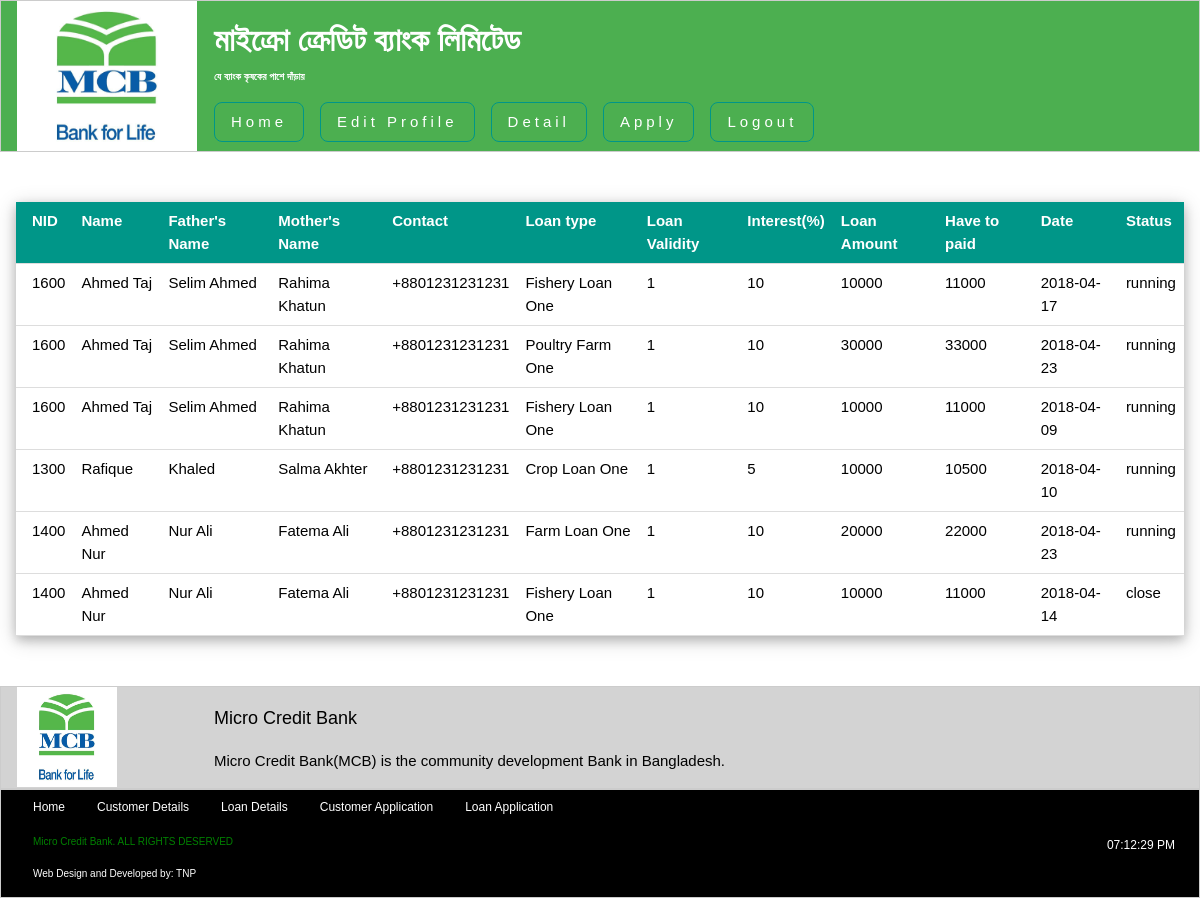
Screenshot of /customer_loan_detail.php with the database file from the repository.
### tables this page shows
CREATE TABLE IF NOT EXISTS `loan` (
  `loan_id` int(11) NOT NULL,
  `category_id` int(11) NOT NULL,
  `taken_date` varchar(255) NOT NULL,
  `status` enum('running','close') NOT NULL,
  `national_id` int(11) NOT NULL DEFAULT '0'
);

CREATE TABLE IF NOT EXISTS `customer` (
`customer_id` int(11) NOT NULL,
  `national_id` int(11) NOT NULL,
  `customer_name` varchar(255) NOT NULL,
  `father_name` varchar(255) NOT NULL,
  `mother_name` varchar(255) NOT NULL,
  `dob` varchar(255) NOT NULL,
  `gender` enum('Female','Male') NOT NULL,
  `email` varchar(255) NOT NULL,
  `permanent_address` varchar(255) NOT NULL,
  `present_address` varchar(255) NOT NULL,
  `contact` varchar(255) NOT NULL
);

CREATE TABLE IF NOT EXISTS `loan_category` (
`category_id` int(11) NOT NULL,
  `loan_type` varchar(255) NOT NULL,
  `loan_amount` int(11) NOT NULL,
  `total_paid` int(11) NOT NULL,
  `validity` varchar(255) NOT NULL,
  `interest` int(11) NOT NULL
);

### customer_loan_detail.php (the view, shortened to what this page needs)
<div class="w3-container" style="min-height:295px;height:auto;">
<?php
	$sql = "SELECT * FROM customer a , loan_category b , loan c WHERE a.national_id = c.national_id AND b.category_id = c.category_id ";
	$result_sql = mysql_query($sql);
	if($result_sql)
	{
		$cnt_table_result_sql = mysql_num_rows($result_sql);
		if($cnt_table_result_sql > 0)
		{?>
			<table class="w3-table w3-container w3-hoverable w3-bordered w3-middle w3-card-4" style="max-width:auto;width:100%;margin-top:50px; margin-bottom: 50px; font-family: Arial; ">
			<thead>
				<tr class="w3-teal">
					<th> NID </th>
					<th> Name </th>
					<th> Father's Name </th>
					<th> Mother's Name </th>
					<th> Contact </th>
					<th> Loan type </th>
					<th> Loan Validity </th>
					<th> Interest(%) </th>
					<th> Loan Amount </th>
					<th> Have to paid </th>
					<th> Date </th>
					<th> Status </th>
				</tr>
			</thead>
		<?php
			while($row = mysql_fetch_assoc($result_sql))
			{
		?>
				<tr>
					<td> <?php echo $row['national_id']; ?> </td>
					<td> <?php echo $row['customer_name']; ?> </td>
					<td> <?php echo $row['father_name']; ?> </td>
					<td> <?php echo $row['mother_name']; ?> </td>
					<td> <?php echo $row['contact']; ?> </td>
					<td> <?php echo $row['loan_type']; ?> </td>
					<td> <?php echo $row['validity']; ?> </td>
					<td> <?php echo $row['interest']; ?> </td>
					<td> <?php echo $row['loan_amount']; ?> </td>
					<td> <?php echo $row['total_paid']; ?> </td>
					<td> <?php echo $row['taken_date']; ?> </td>
					<td> <?php echo $row['status']; ?> </td>
				</tr>
	<?php	}
	?>
			</table>
	<?php
		}
	}
?>
</div>

### css/w3_css.css (style rules this page uses)
html { box-sizing:border-box }
*,*:before,*:after { box-sizing:inherit }
html { -ms-text-size-adjust:100%;-webkit-text-size-adjust:100% }
body { margin:0 }
html,body { font-family:Verdana,sans-serif;font-size:15px;line-height:1.5 }
html { overflow-x:hidden }
.w3-table,.w3-table-all { border-collapse:collapse;border-spacing:0;width:100%;display:table }
.w3-bordered tr,.w3-table-all tr { border-bottom:1px solid #ddd }
.w3-table td,.w3-table th,.w3-table-all td,.w3-table-all th { padding:8px 8px;display:table-cell;text-align:left;vertical-align:top }
.w3-table th:first-child,.w3-table td:first-child,.w3-table-all th:first-child,.w3-table-all td:first-child { padding-left:16px }
.w3-container:after,.w3-container:before,.w3-panel:after,.w3-panel:before,.w3-row:after,.w3-row:before,.w3-row-padding:after,.w3-row-padding:before, .w3-cell-row:before,.w3-cell-row:after,.w3-clear:after,.w3-clear:before,.w3-bar:before,.w3-bar:after { content:"";display:table;clear:both }
.w3-container,.w3-panel { padding:0.01em 16px }
.w3-card-4,.w3-hover-shadow:hover { box-shadow:0 4px 10px 0 rgba(0,0,0,0.2),0 4px 20px 0 rgba(0,0,0,0.19) }
.w3-teal,.w3-hover-teal:hover { color:#fff!important;background-color:#009688!important }
.w3-middle { margin: 0 auto; }

### rows the page displays
loan: national "1600", customer.customer_name "Ahmed Taj", customer.father_name "Selim Ahmed", customer.mother_name "Rahima Khatun", customer.contact "+8801231231231", category.loan_type "Fishery Loan One", category.validity "1", category.interest "10", category.loan_amount "10000", category.total_paid "11000", taken_date "2018-04-17", status "running"
loan: national "1600", customer.customer_name "Ahmed Taj", customer.father_name "Selim Ahmed", customer.mother_name "Rahima Khatun", customer.contact "+8801231231231", category.loan_type "Poultry Farm One", category.validity "1", category.interest "10", category.loan_amount "30000", category.total_paid "33000", taken_date "2018-04-23", status "running"
loan: national "1600", customer.customer_name "Ahmed Taj", customer.father_name "Selim Ahmed", customer.mother_name "Rahima Khatun", customer.contact "+8801231231231", category.loan_type "Fishery Loan One", category.validity "1", category.interest "10", category.loan_amount "10000", category.total_paid "11000", taken_date "2018-04-09", status "running"
loan: national "1300", customer.customer_name "Rafique", customer.father_name "Khaled", customer.mother_name "Salma Akhter", customer.contact "+8801231231231", category.loan_type "Crop Loan One", category.validity "1", category.interest "5", category.loan_amount "10000", category.total_paid "10500", taken_date "2018-04-10", status "running"
loan: national "1400", customer.customer_name "Ahmed Nur", customer.father_name "Nur Ali", customer.mother_name "Fatema Ali", customer.contact "+8801231231231", category.loan_type "Farm Loan One", category.validity "1", category.interest "10", category.loan_amount "20000", category.total_paid "22000", taken_date "2018-04-23", status "running"
loan: national "1400", customer.customer_name "Ahmed Nur", customer.father_name "Nur Ali", customer.mother_name "Fatema Ali", customer.contact "+8801231231231", category.loan_type "Fishery Loan One", category.validity "1", category.interest "10", category.loan_amount "10000", category.total_paid "11000", taken_date "2018-04-14", status "close"
